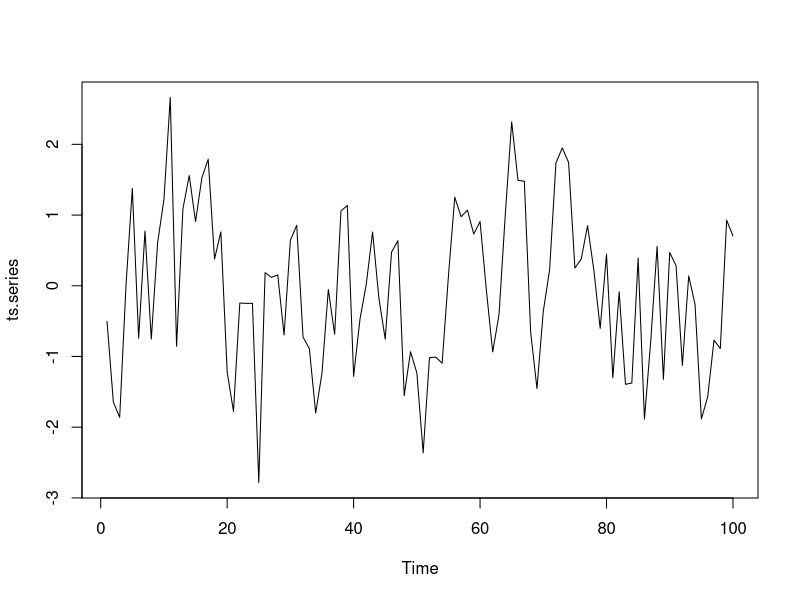
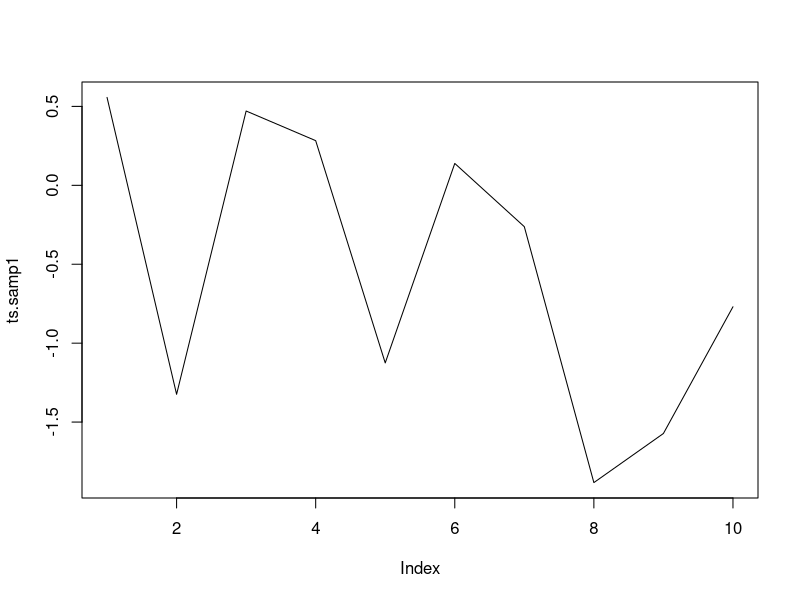
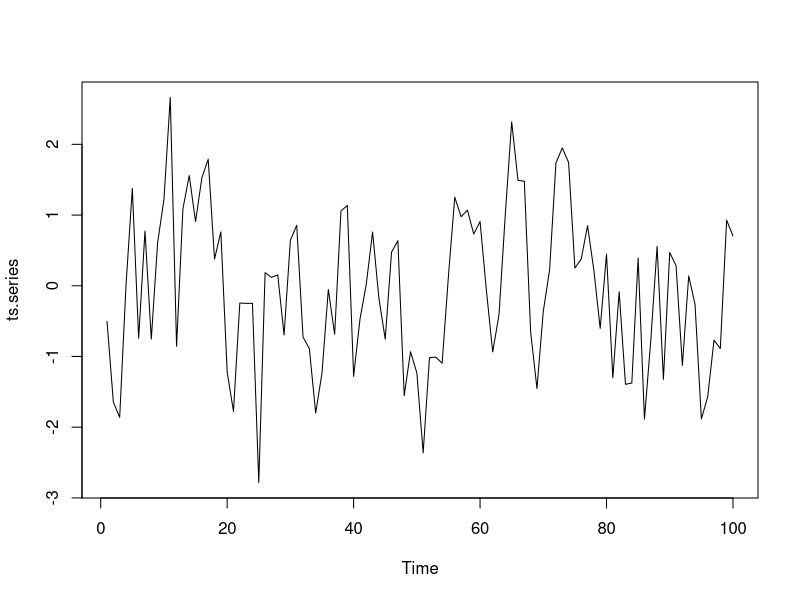
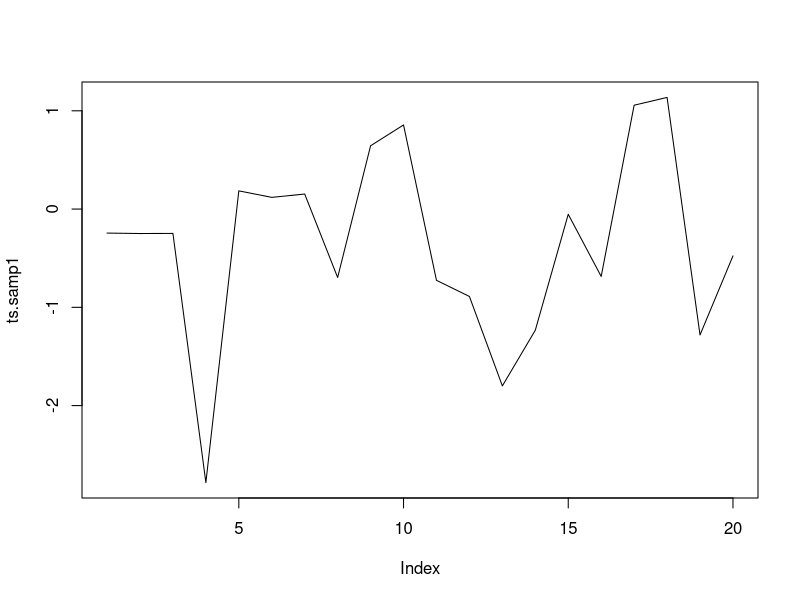
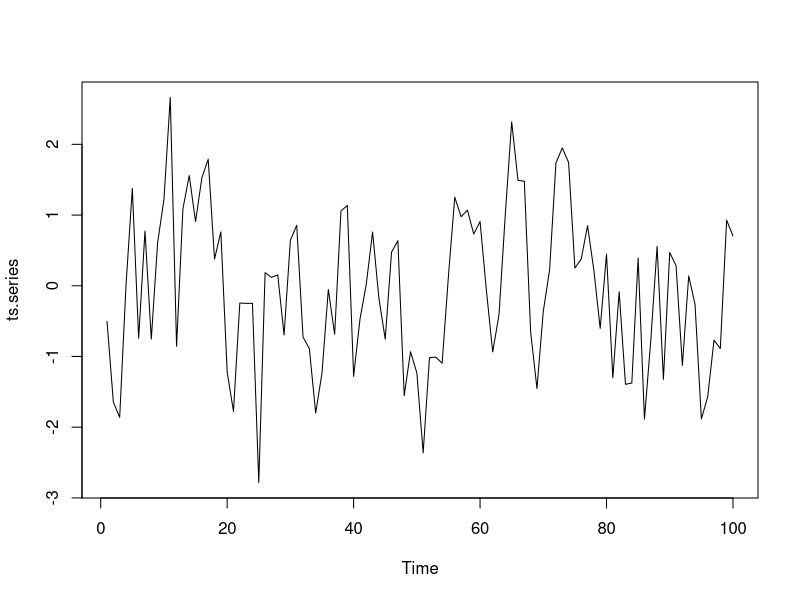
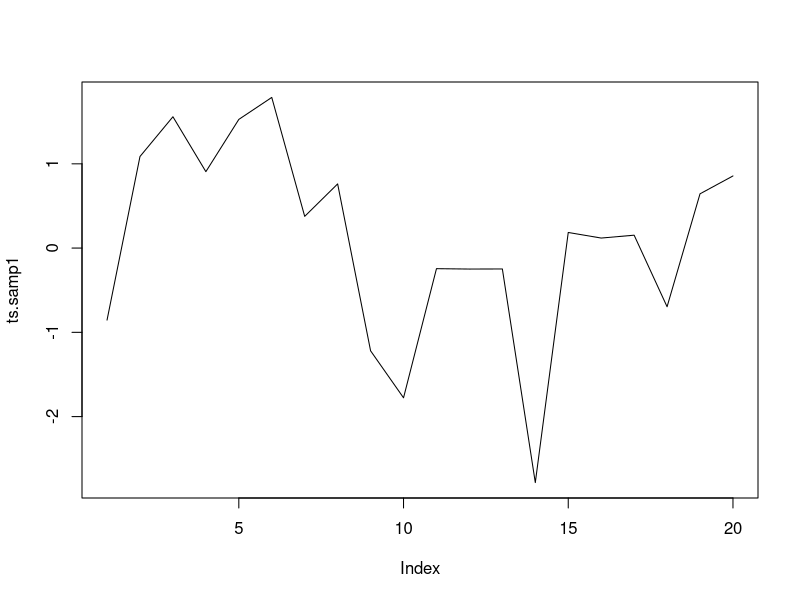

The R source for these figures, in order: (Note: this script raises an error after producing the figures.)
## ---- chunk 1
knitr::opts_chunk$set(echo = TRUE)
## ---- chunk 2
ts.sim <- arima.sim(list(order = c(1, 0, 0), ar = 0.5), n = 100) 
single_point <- function(ts.series)
{
  point1 <- sample(c(1:length(ts.series)), 1, replace = T)
  print(ts.series)
  print(point1)
}
single_point(ts.sim)
## ---- chunk 3
one_sample <- function(ts.series, B)
{
  point1 <- sample(c(1:length(ts.series)), 1, replace = T)
  ts.samp1 <- c()
  for(i in 1 : B)
  {
    ts.samp1 <- c(ts.samp1, ts.sim[point1 + i - 1])
  }
  print(ts.series)
  plot(ts.series)
  print(point1)
  print(ts.samp1)
  plot(ts.samp1, type = 'l')
}
one_sample(ts.sim, 10)
## ---- chunk 4
blocks <- function(ts.series, B, b)
{
  point1 <- sample(c(1:length(ts.series)), 1, replace = T)
  ts.samp1 <- c()
  for(i in 1 : B)
  {
    ts.samp1 <- c(ts.samp1, ts.series[point1 + i - 1])
  }
  print(ts.series)
  plot(ts.series)
  print(point1)
  print(ts.samp1)
  i <- 1
  ts.block_list <- list()
  while(i < B)
  {
    x <- list(ts.samp1[i : (i + b - 1)])
    ts.block_list <- append(ts.block_list, x)
    i = i + b
  }
  print(ts.block_list)
  plot(ts.samp1, type = 'l')
}
blocks(ts.sim, 20, 4)
## ---- chunk 5
bootstrap_samp1 <- function(ts.series, B, b)
{
  point1 <- sample(c(1:length(ts.series)), 1, replace = T)
  ts.samp1 <- c()
  for(i in 1 : B)
  {
    ts.samp1 <- c(ts.samp1, ts.series[point1 + i - 1])
  }
  print(ts.series)
  plot(ts.series)
  print(point1)
  print(ts.samp1)
  plot(ts.samp1, type = 'l')
  i <- 1
  ts.block_list <- list()
  while(i < B)
  {
    x <- list(ts.samp1[i : (i + b - 1)])
    ts.block_list <- append(ts.block_list, x)
    i = i + b
  }
  print(ts.block_list)
  ts.bootstrap_1 <- sample(ts.block_list, B/b, replace = T)
  print(ts.bootstrap_1)
  class(ts.boot1)
}
bootstrap_samp1(ts.sim, 20, 4)
## ---- chunk 6
bootstrap_samp2 <- function(ts.series, B, b)
{
  point1 <- sample(c(1:length(ts.series)), 1, replace = T)
  ts.samp1 <- c()
  for(i in 1 : B)
  {
    ts.samp1 <- c(ts.samp1, ts.series[point1 + i - 1])
  }
  print(ts.series)
  plot(ts.series)
  print(point1)
  print(ts.samp1)
  plot(ts.samp1, type = 'l')
  i <- 1
  ts.block_list <- list()
  while(i < B)
  {
    x <- list(ts.samp1[i : (i + b - 1)])
    ts.block_list <- append(ts.block_list, x)
    i = i + b
  }
  print(ts.block_list)
  ts.bootstrap_1 <- sample(ts.block_list, B/b, replace = T)
  print(ts.bootstrap_1)
  class(ts.boot1)
  ts.bootstrap_2 <- c()
  for(i in 1 : (B/b)) {
    for(j in 1 : b) {
      ts.bootstrap_2 <- c(ts.bootstrap_2, ts.bootstrap_1[[i]][[j]])
    }
  }
  print(ts.bootstrap_2)
  class(ts.bootstrap_2)
  plot(ts.bootstrap_2, type = 'l')
}
bootstrap_samp2(ts.sim, 20, 4)
## ---- chunk 7
samp_dist <- function(ts.series, B, b)
{
  point1 <- sample(c(1:length(ts.series)), 1, replace = T)
  ts.samp1 <- c()
  for(i in 1 : B)
  {
    ts.samp1 <- c(ts.samp1, ts.series[point1 + i - 1])
  }
  plot(ts.series)
  plot(ts.samp1, type = 'l')
  i <- 1
  ts.block_list <- list()
  while(i < B)
  {
    x <- list(ts.samp1[i : (i + b - 1)])
    ts.block_list <- append(ts.block_list, x)
    i = i + b
  }
  samp_mean <- c()
  for(i in 1 : 1000)
  {
    ts.bootstrap_1 <- sample(ts.block_list, B/b, replace = T)
    ts.bootstrap_2 <- c()
    for(i in 1 : (B/b)) {
      for(j in 1 : b) {
        ts.bootstrap_2 <- c(ts.bootstrap_2, ts.bootstrap_1[[i]][[j]])
      }
    }
    samp_mean <- c(samp_mean, mean(ts.bootstrap_2))
  }
  return(c(mean(samp_mean), sd(samp_mean)))
  
  
}
print(samp_dist(ts.sim, 20, 4))
## ---- chunk 8
ts.sim1 <- arima.sim(list(order = c(1, 0, 0), ar = 0.5), n = 1000)
print(samp_dist(ts.sim1, 100, 10))
print(mean(ts.sim1))
